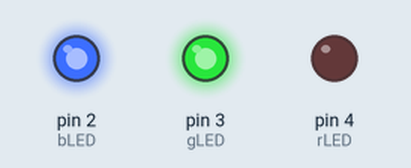
A sketch run on a simulated Arduino Uno, built with avr-gcc and run on an emulated ATmega328P. Parts: output pins drawn as LEDs (lit = HIGH).

Above: at 0.2 s.
At 0.7 s:
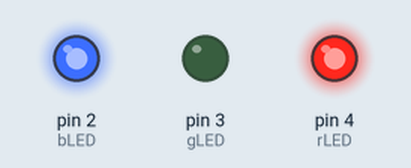
At 2.7 s:
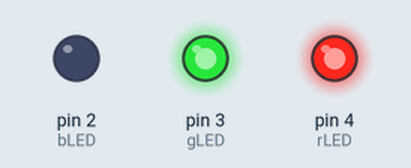
Timing chart, 0 to 3.5 s (numbered marks = the images above):
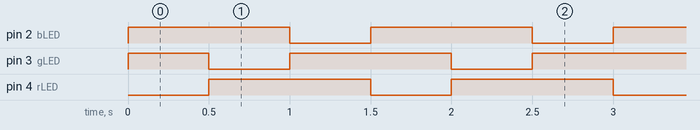

The sketch:

LED_Interrupt.ino
```cpp
#define SW 8
int rLED = 4;
int gLED = 3;
int bLED = 2;

int colorVal = 255;

void setup() {
  // put your setup code here, to run once:
  pinMode(rLED, OUTPUT);
  pinMode(gLED, OUTPUT);
  pinMode(bLED, OUTPUT);
  pinMode(SW, INPUT_PULLUP);
  attachInterrupt(digitalPinToInterrupt(SW), interuptLED, CHANGE);
}

void loop() {
  setColor(colorVal,0,0);
  delay(500);
  setColor(0,colorVal,0);
  delay(500);
  setColor(0,0,colorVal);
  delay(500);
}

void setColor(int r, int g, int b){
  analogWrite(rLED, 255-r);
  analogWrite(gLED, 255-g);
  analogWrite(bLED, 255-b);
}

void interuptLED(){
  colorVal = colorVal - 50;
  if (colorVal<0)
    colorVal = 255;
}
```

Measured:
- by itself, pin 2 (bLED), pin 4 (rLED): alternates HIGH for 1.0 s and LOW for 0.50 s
- by itself, pin 3 (gLED): repeats every 1.5 s: LOW 0.50 s, HIGH 1.0 s
- by itself, everything shown: repeats every 1.5 s, in 3 steps
